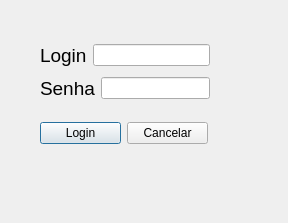
<?xml version="1.0" encoding="UTF-8"?>
<ui version="4.0">
 <class>janelasecretaria</class>
 <widget class="QDialog" name="janelasecretaria">
  <property name="geometry">
   <rect>
    <x>0</x>
    <y>0</y>
    <width>288</width>
    <height>223</height>
   </rect>
  </property>
  <property name="windowTitle">
   <string>Login secretária</string>
  </property>
  <widget class="QWidget" name="layoutWidget">
   <property name="geometry">
    <rect>
     <x>40</x>
     <y>120</y>
     <width>168</width>
     <height>26</height>
    </rect>
   </property>
   <layout class="QGridLayout" name="gridLayout_3">
    <item row="0" column="0">
     <widget class="QPushButton" name="pushButtonLogin">
      <property name="text">
       <string>Login</string>
      </property>
     </widget>
    </item>
    <item row="0" column="1">
     <widget class="QPushButton" name="pushButtonCancelar">
      <property name="text">
       <string>Cancelar</string>
      </property>
     </widget>
    </item>
   </layout>
  </widget>
  <widget class="QWidget" name="layoutWidget">
   <property name="geometry">
    <rect>
     <x>40</x>
     <y>40</y>
     <width>170</width>
     <height>64</height>
    </rect>
   </property>
   <layout class="QGridLayout" name="gridLayout_4">
    <item row="0" column="0">
     <layout class="QGridLayout" name="gridLayout">
      <item row="0" column="0">
       <widget class="QLabel" name="label">
        <property name="font">
         <font>
          <pointsize>14</pointsize>
         </font>
        </property>
        <property name="text">
         <string>Login</string>
        </property>
       </widget>
      </item>
      <item row="0" column="1">
       <widget class="QLineEdit" name="lineEditLogin"/>
      </item>
     </layout>
    </item>
    <item row="1" column="0">
     <layout class="QGridLayout" name="gridLayout_2">
      <item row="0" column="0">
       <widget class="QLabel" name="label_2">
        <property name="font">
         <font>
          <pointsize>14</pointsize>
         </font>
        </property>
        <property name="text">
         <string>Senha</string>
        </property>
       </widget>
      </item>
      <item row="0" column="1">
       <widget class="QLineEdit" name="lineEditSenha">
        <property name="echoMode">
         <enum>QLineEdit::Password</enum>
        </property>
       </widget>
      </item>
     </layout>
    </item>
   </layout>
  </widget>
 </widget>
 <tabstops>
  <tabstop>lineEditLogin</tabstop>
  <tabstop>lineEditSenha</tabstop>
  <tabstop>pushButtonLogin</tabstop>
  <tabstop>pushButtonCancelar</tabstop>
 </tabstops>
 <resources/>
 <connections/>
</ui>
